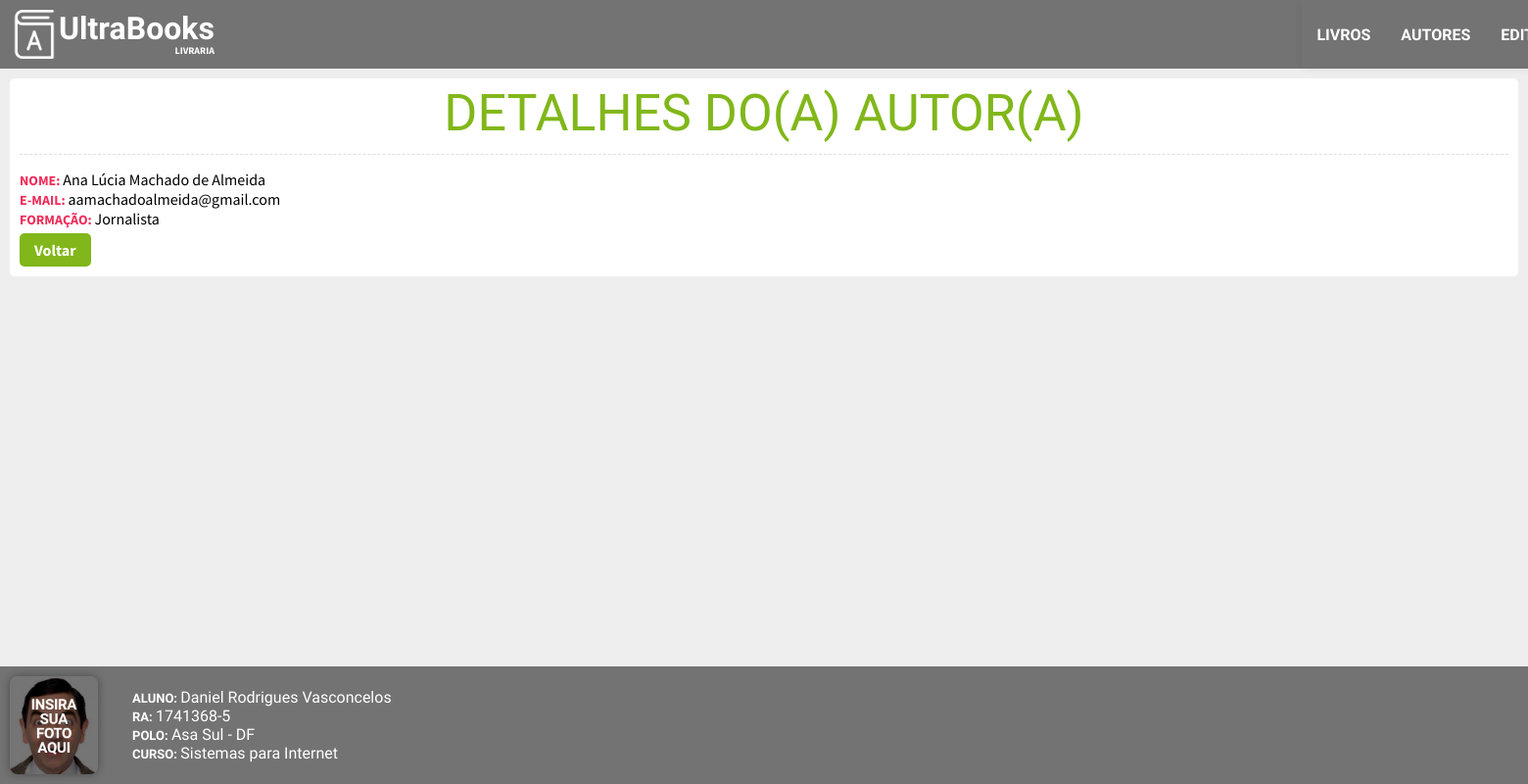
Page /controller/autores.php?acao=detalhes&id=4 on the committed database.
### tables this page shows
CREATE TABLE `autor` (
  `id` int(11) NOT NULL,
  `nome` varchar(255) NOT NULL,
  `email` varchar(255) NOT NULL,
  `formacao` varchar(255) NOT NULL,
  `foto` varchar(255) NOT NULL
);

### controller/autores.php (called while the page is built, shortened)
<?php
class autores{
    private function getDetalhes(){
        include("../model/conexao.php");
        $id = $_GET["id"];
        $query = $conectar->query("SELECT * FROM autor WHERE id = $id");
        $dados = $query->fetch_assoc();
        return $dados;
    }
    public function exibirView(){
        if(isset($_GET["acao"])){
            switch($_GET["acao"]) {
                case "detalhes":
                    $autor = $this->getDetalhes();
                    break;
            }
        }   else {
            $autores = $this->listarAutores();
            $conteudo = "../view/autores/lista.php";
        }
        include("../view/view.php");
    }
}
$autores = new autores;
$autores->exibirView();
?>

### view/autores/detalhes.php (the view)
<section id="conteudo">
	<header class="column">
		<h1>Detalhes do(a) autor(a)</h1>
	</header>
	<div class="detalhes">
		<ul>
			<li><b>Nome: </b><?=$autor["nome"];?></li>
			<li><b>E-mail: </b><?=$autor["email"];?></li>
			<li><b>Formação: </b><?=$autor["formacao"];?></li>
		</ul>
	</div>
	<div class="ferramentas">
		<a href="autores.php" class="botao">Voltar</a>
	</div>
</section>

### css/estilos.css (style rules this page uses)
html { height: 100%; box-sizing: border-box; }
*, *:before, *:after { box-sizing: inherit; }
body { margin: 0; padding: 0; background: #EEE; font-family: 'Source Sans Pro', sans-serif; min-height: 100%; position: relative; }
h1, h2, h3, h4, h5, h6 { margin: 0; padding: 0; line-height: 100%; }
ul, li { margin: 0; padding: 0; list-style: none; }
a,a:hover,a:focus,a:visited { text-decoration: none; color:inherit }
.botao, input, button, select { font-family: 'Source Sans Pro', sans-serif; font-size: 16px; border-radius: 5px; background: #FFF; }
.botao { border: none !important; background: #81B71A; padding: 7px 15px; font-weight: bold; color: #FFF !important; cursor: pointer; box-shadow: 0 0 0px transparent; transition: background 500ms, box-shadow 500ms; align-self: center; }
#conteudo { margin: 10px; padding: 10px; background: #FFF; border-radius: 5px; }
.column { flex-direction: column !important; }
#conteudo header { padding-bottom: 15px; margin-bottom: 15px; border-bottom: 1px dashed #dedede; display: flex; }
#conteudo header h1 { font-size: 52px; text-align: center; text-transform: uppercase; font-weight: normal; font-family: 'Dosis', sans-serif; color: #81B71A; }
#conteudo .detalhes { display: flex; }
#conteudo .detalhes ul b { color: #ef2c59; font-size: 14px; text-transform: uppercase; }
.ferramentas { margin-top: 5px; display: flex; }
.ferramentas .botao { margin-right: 5px; }

### rows in the picture
autor: nome "Ana Lúcia Machado de Almeida", email "aamachadoalmeida@gmail.com", formacao "Jornalista"
